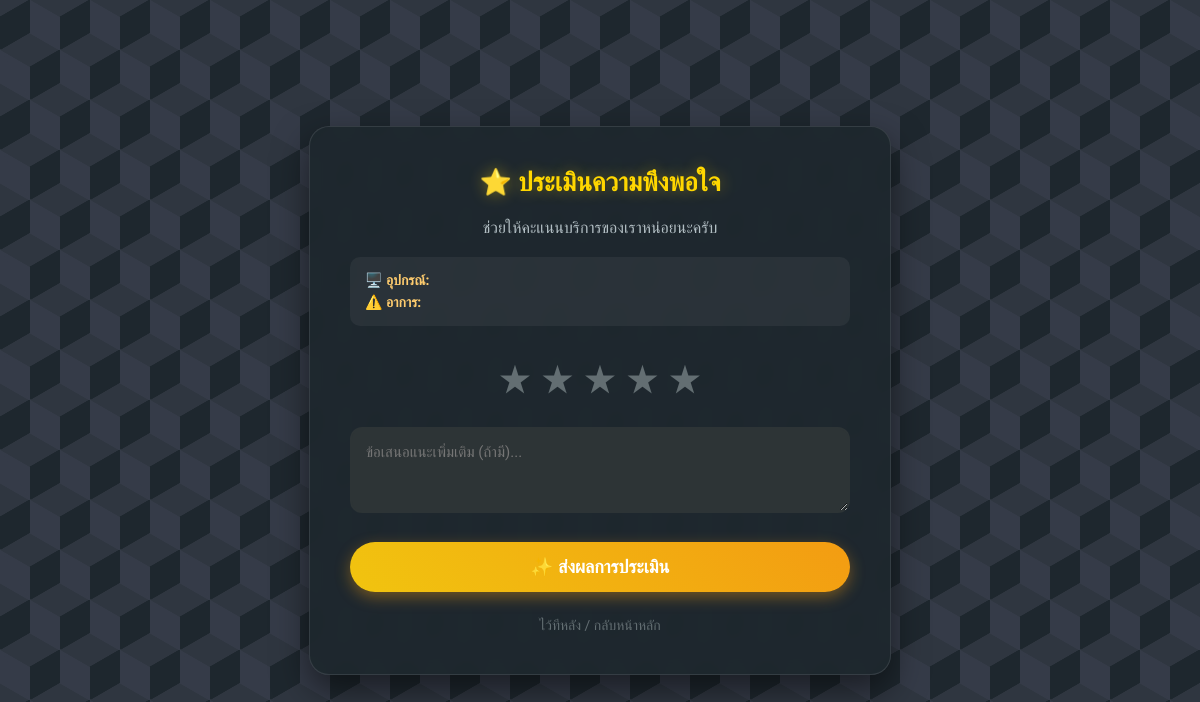
Before: /evaluate/3 (signed in) with the older database file.
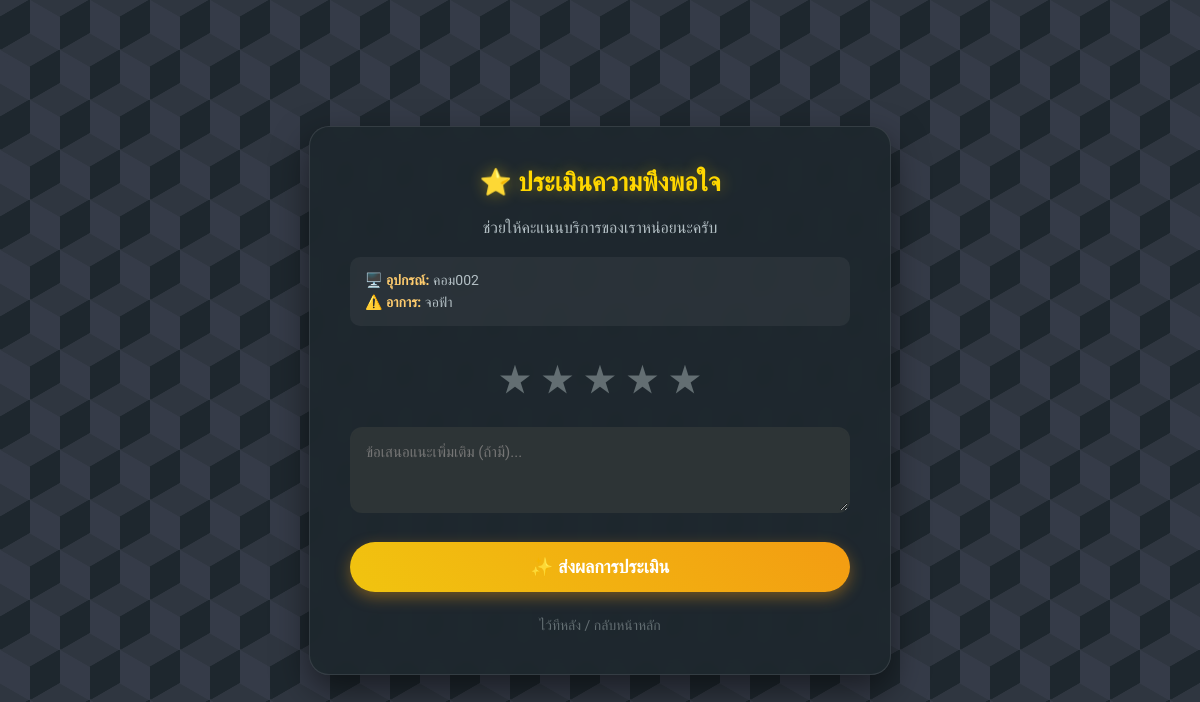
After: the same page with the newer database file.
### tables this page shows
CREATE TABLE repairs (
    repair_id INTEGER PRIMARY KEY AUTOINCREMENT,
    user_id INTEGER NOT NULL,
    device_name TEXT NOT NULL,
    problem_detail TEXT NOT NULL,
    location TEXT NOT NULL,
    status TEXT DEFAULT 'Pending',
    report_date TIMESTAMP DEFAULT CURRENT_TIMESTAMP,
    technician_note TEXT,
    spare_parts TEXT, 
    cost INTEGER DEFAULT 0,
    FOREIGN KEY (user_id) REFERENCES users (user_id)
);

### app.py (the view, shortened to what this page needs)
@app.route('/evaluate/<int:repair_id>', methods=['GET', 'POST'])
def evaluate(repair_id):
    if 'user_id' not in session: return redirect(url_for('login'))
    conn = get_db_connection()
    repair = conn.execute('SELECT * FROM repairs WHERE repair_id = ?', (repair_id,)).fetchone()
    conn.close()
    return render_template('evaluate.html', repair=repair)

### app.py (called while the page is built)
def get_db_connection():
    conn = sqlite3.connect('maintenance.db')
    conn.row_factory = sqlite3.Row
    return conn

### templates/evaluate.html (shortened to what this page needs)
<!DOCTYPE html>
<html lang="th">
<head>
    <link rel="stylesheet" href="{{ url_for('static', filename='style.css') }}">
</head>
<body>
    <div class="container-box">
        <h1>⭐ ประเมินความพึงพอใจ</h1>
        <p style="color: #b2bec3; margin-bottom: 20px;">ช่วยให้คะแนนบริการของเราหน่อยนะครับ</p>
        <div class="repair-info">
            <div>🖥️ <strong>อุปกรณ์:</strong> {{ repair['device_name'] }}</div>
            <div style="margin-top: 5px;">⚠️ <strong>อาการ:</strong> {{ repair['problem_detail'] }}</div>
        </div>
        <form method="POST">
            <div class="rate">
                <input type="radio" id="star5" name="rating" value="5" required /><label for="star5" title="ดีมาก (5 ดาว)"></label>
                <input type="radio" id="star4" name="rating" value="4" /><label for="star4" title="ดี (4 ดาว)"></label>
                <input type="radio" id="star3" name="rating" value="3" /><label for="star3" title="พอใช้ (3 ดาว)"></label>
                <input type="radio" id="star2" name="rating" value="2" /><label for="star2" title="ต้องปรับปรุง (2 ดาว)"></label>
                <input type="radio" id="star1" name="rating" value="1" /><label for="star1" title="แย่ (1 ดาว)"></label>
            </div>
            <textarea name="comment" rows="3" placeholder="ข้อเสนอแนะเพิ่มเติม (ถ้ามี)..."></textarea>
            <button type="submit" class="btn-submit">✨ ส่งผลการประเมิน</button>
        </form>
        <a href="{{ url_for('dashboard') }}" class="back-link">ไว้ทีหลัง / กลับหน้าหลัก</a>
    </div>
</body>
</html>

Changed rows visible on the page:
added repairs: device_name "คอม002", problem_detail "จอฟ้า"
